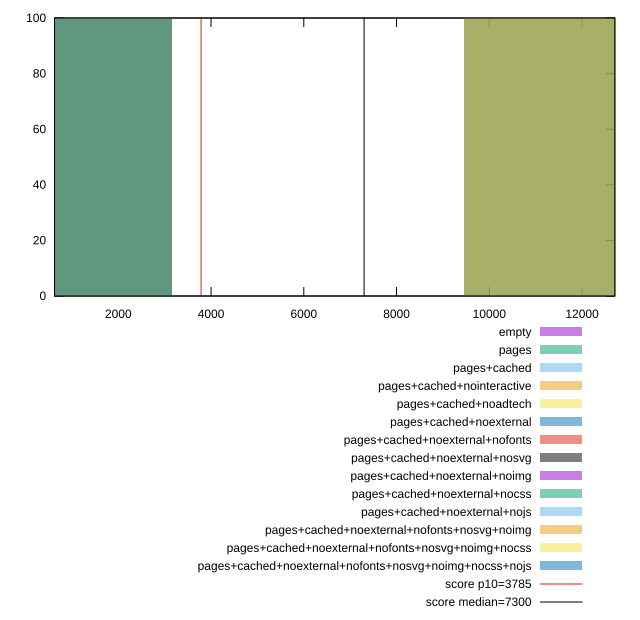

The script that saved this image:
reset

$empty <<EOF
0 100
EOF

$pages <<EOF
12615.509286046117 100
EOF

$pagesCached <<EOF
12615.509286046117 100
EOF

$pagesCachedNointeractive <<EOF
12615.509286046117 100
EOF

$pagesCachedNoadtech <<EOF
0 100
EOF

$pagesCachedNoexternal <<EOF
0 100
EOF

$pagesCachedNoexternalNofonts <<EOF
0 100
EOF

$pagesCachedNoexternalNosvg <<EOF
0 100
EOF

$pagesCachedNoexternalNoimg <<EOF
0 100
EOF

$pagesCachedNoexternalNocss <<EOF
0 100
EOF

$pagesCachedNoexternalNojs <<EOF
0 100
EOF

$pagesCachedNoexternalNofontsNosvgNoimg <<EOF
0 100
EOF

$pagesCachedNoexternalNofontsNosvgNoimgNocss <<EOF
0 100
EOF

$pagesCachedNoexternalNofontsNosvgNoimgNocssNojs <<EOF
0 100
EOF

set key outside below
set boxwidth 6307.754643023059
set xrange [625.16225:12706.438999999998]
set yrange [0:100]
set trange [0:100]
set style fill transparent solid 0.5 noborder

set parametric
set terminal svg size 640, 620 enhanced background rgb 'white'
set output "reprap/interactive/comparison/histogram/all_raw.svg"

plot $empty title "empty" with boxes, \
     $pages title "pages" with boxes, \
     $pagesCached title "pages+cached" with boxes, \
     $pagesCachedNointeractive title "pages+cached+nointeractive" with boxes, \
     $pagesCachedNoadtech title "pages+cached+noadtech" with boxes, \
     $pagesCachedNoexternal title "pages+cached+noexternal" with boxes, \
     $pagesCachedNoexternalNofonts title "pages+cached+noexternal+nofonts" with boxes, \
     $pagesCachedNoexternalNosvg title "pages+cached+noexternal+nosvg" with boxes, \
     $pagesCachedNoexternalNoimg title "pages+cached+noexternal+noimg" with boxes, \
     $pagesCachedNoexternalNocss title "pages+cached+noexternal+nocss" with boxes, \
     $pagesCachedNoexternalNojs title "pages+cached+noexternal+nojs" with boxes, \
     $pagesCachedNoexternalNofontsNosvgNoimg title "pages+cached+noexternal+nofonts+nosvg+noimg" with boxes, \
     $pagesCachedNoexternalNofontsNosvgNoimgNocss title "pages+cached+noexternal+nofonts+nosvg+noimg+nocss" with boxes, \
     $pagesCachedNoexternalNofontsNosvgNoimgNocssNojs title "pages+cached+noexternal+nofonts+nosvg+noimg+nocss+nojs" with boxes, \
     3785,t title "score p10=3785", \
     7300,t title "score median=7300"

reset
